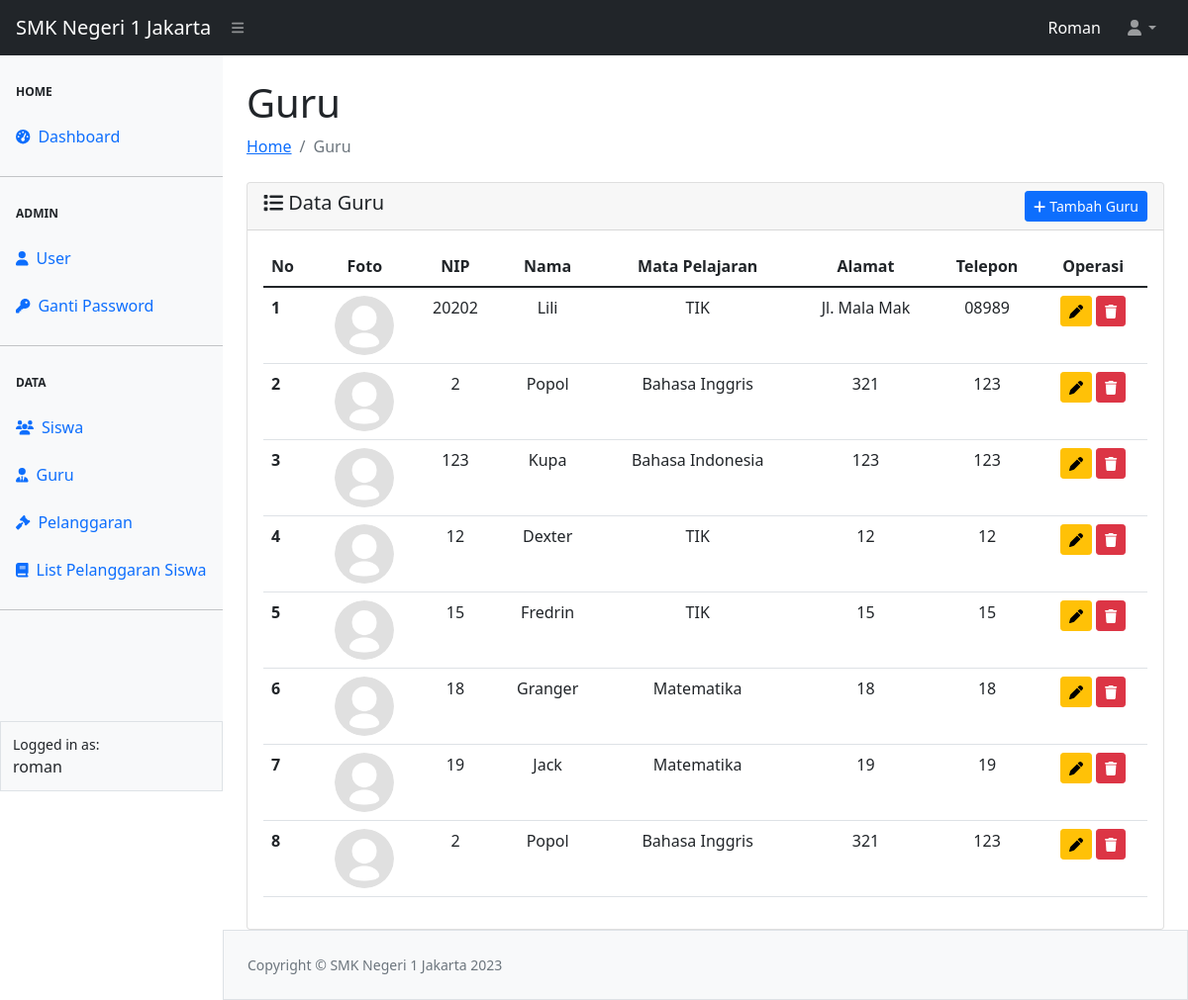
Page /guru/guru.php (signed in) on the committed database.
### tables this page shows
CREATE TABLE `tbl_guru` (
  `id_guru` int(111) NOT NULL,
  `nip` varchar(30) NOT NULL,
  `nama` varchar(100) NOT NULL,
  `mata_pelajaran` varchar(50) NOT NULL,
  `alamat` varchar(128) NOT NULL,
  `telepon` varchar(20) NOT NULL,
  `foto` varchar(20) NOT NULL
);

### config.php (called while the page is built, shortened)
<?php
$koneksi = mysqli_connect("localhost", "root", "", "smkn1");
$main_url = "http://localhost/smkn1/";
function getData($sql)
{
    global $koneksi;
    $result = mysqli_query($koneksi, $sql);
    $rows = [];
    while ($row = mysqli_fetch_assoc($result)) {
        $rows[] = $row;
    }
    return $rows;
}
function userLogin()
{
    $userActive = $_SESSION['ssUser'];
    $dataUser = getData("SELECT * FROM tbl_user WHERE username = '$userActive'")[0];
    return $dataUser;
}

### guru/guru.php (the view, shortened to what this page needs)
<?php
require_once "../config.php";
require_once "../template/header.php";
require_once "../template/navbar.php";
require_once "../template/sidebar.php";
?>
<?php
if (userLogin()['level'] != 2) {
    ?>
    <div id="layoutSidenav_content">
        <main>
            <div class="container-fluid px-4">
                <h1 class="mt-4">Guru</h1>
                <ol class="breadcrumb mb-4">
                    <li class="breadcrumb-item"><a href="../index.php">Home</a></li>
                    <li class="breadcrumb-item active">Guru</li>
                </ol>
                <div class="card">
                    <div class="card-header">
                        <span class="h5 my-2"><i class="fa-solid fa-list"></i> Data Guru</span>
                        <a href="<?= $main_url ?>guru/add-guru.php" class="btn btn-sm btn-primary float-end"><i
                                class="fa-solid fa-plus"></i> Tambah Guru</a>
                    </div>
                    <div class="card-body">
                        <table class="table table-hover" id="datatablesSimple">
                            <thead>
                                <tr>
                                    <th scope="col">No</th>
                                    <th scope="col">
                                        <center>Foto</center>
                                    </th>
                                    <th scope="col">
                                        <center>NIP</center>
                                    </th>
                                    <th scope="col">
                                        <center>Nama</center>
                                    </th>
                                    <th scope="col">
                                        <center>Mata Pelajaran</center>
                                    </th>
                                    <th scope="col">
                                        <center>Alamat</center>
                                    </th>
                                    <th scope="col">
                                        <center>Telepon</center>
                                    </th>
                                    <th scope="col">
                                        <center>Operasi</center>
                                    </th>
                                </tr>
                            </thead>
                            <tbody>
                                <?php
                                $no = 1;
                                $queryGuru = mysqli_query($koneksi, "SELECT * FROM tbl_guru");
                                while ($data = mysqli_fetch_array($queryGuru)) { ?>
                                    <tr>
                                        <th scope="row">
                                            <?= $no++ ?>
                                        </th>
                                        <td>
                                            <center> <img src="../asset/image/<?= $data['foto'] ?>" class="rounded-circle"
                                                    alt="foto guru" width="60px"></center>
                                        </td>
                                        <td>
                                            <center>
                                                <?= $data['nip'] ?>
                                            </center>
                                        </td>
                                        <td>
                                            <center>
                                                <?= $data['nama'] ?>
                                            </center>
                                        </td>
                                        <td>
                                            <center>
                                                <?= $data['mata_pelajaran'] ?>
                                            </center>
                                        </td>
                                        <td>
                                            <center>
                                                <?= $data['alamat'] ?>
                                            </center>
                                        </td>
                                        <td>
                                            <center>
                                                <?= $data['telepon'] ?>
                                            </center>
                                        </td>
                                        <td>
                                            <center><a href="edit-guru.php?nip=<?= $data['nip'] ?>"
                                                    class="btn btn-sm btn-warning" title="Update Guru"><i
                                                        class="fa-solid fa-pen"></i></a>
                                                <a href="hapus-guru.php?nip=<?= $data['nip'] ?>&foto=<?= $data['foto'] ?>"
                                                    class="btn btn-sm btn-danger" title="Hapus Guru"
                                                    onclick="return confirm('Anda yakin akan menghapus data ini ?')"><i
                                                        class="fa-solid fa-trash"></i></a>
                                            </center>
                                        </td>
                                    </tr>
                                <?php } ?>
                            </tbody>
                        </table>
                    </div>
                </div>
            </div>
        </main>
    <?php } ?>
    <?php
    require_once "../template/footer.php";
    ?>

### template/header.php (shortened to what this page needs)
<!DOCTYPE html>
<html lang="en">
<head>
    <link href="https://cdn.jsdelivr.net/npm/simple-datatables@latest/dist/style.css" rel="stylesheet" />
    <link href="<?= $main_url ?>asset/sb-admin/css/styles.css" rel="stylesheet" />
</head>

### template/navbar.php (shortened to what this page needs)
<body class="sb-nav-fixed">
    <nav class="sb-topnav navbar navbar-expand navbar-dark bg-dark">
        <a class="navbar-brand ps-3" href="<?= $main_url ?>index.php">SMK Negeri 1 Jakarta</a>
        <button class="btn btn-link btn-sm order-1 order-lg-0 me-4 me-lg-0" id="sidebarToggle" href="#!"><i
                class="fas fa-bars"></i></button>
        <form class="d-none d-md-inline-block form-inline ms-auto me-0 me-md-3 my-2 my-md-0">
            <span class="text-white text-capitalize">
                <?= $_SESSION["ssUser"] ?>
            </span>
        </form>
        <ul class="navbar-nav ms-auto ms-md-0 me-3 me-lg-4">
            <li class="nav-item dropdown">
                <a class="nav-link dropdown-toggle" id="navbarDropdown" href="#" role="button" data-bs-toggle="dropdown"
                    aria-expanded="false"><i class="fas fa-user fa-fw"></i></a>
            </li>
        </ul>
    </nav>

### template/sidebar.php
<div id="layoutSidenav">
    <div id="layoutSidenav_nav">
        <nav class="sb-sidenav accordion bg-light" id="sidenavAccordion">
            <div class="sb-sidenav-menu">
                <div class="nav">
                    <div class="sb-sidenav-menu-heading">Home</div>
                    <a class="nav-link" href="<?= $main_url ?>index.php">
                        <div class="sb-nav-link-icon"><i class="fas fa-tachometer-alt"></i></div>
                        Dashboard
                    </a>
                    <?php
                    if (userLogin()['level'] != 2) {
                        ?>
                        <hr class="mb-0">
                        <div class="sb-sidenav-menu-heading">Admin</div>
                        <a class="nav-link" href="<?= $main_url ?>user/user.php">
                            <div class="sb-nav-link-icon"><i class="fa-solid fa-user"></i></div>
                            User
                        </a>
                        <a class="nav-link" href="<?= $main_url ?>user/password.php">
                            <div class="sb-nav-link-icon"><i class="fa-solid fa-key"></i></div>
                            Ganti Password
                        </a>
                    <?php } ?>
                    <hr class="mb-0">
                    <div class="sb-sidenav-menu-heading">Data</div>
                    <?php
                    if (userLogin()['level'] != 2) {
                        ?>
                        <a class="nav-link" href="<?= $main_url ?>siswa/siswa.php">
                            <div class="sb-nav-link-icon"><i class="fa-solid fa-users"></i></div>
                            Siswa
                        </a>
                        <a class="nav-link" href="<?= $main_url ?>guru/guru.php">
                            <div class="sb-nav-link-icon"><i class="fa-solid fa-user-tie"></i></div>
                            Guru
                        </a>
                    <?php } ?>
                    <a class="nav-link" href="<?= $main_url ?>pelanggaran/pelanggaran.php">
                        <div class="sb-nav-link-icon"><i class="fa-solid fa-gavel"></i></div>
                        Pelanggaran
                    </a>
                    <a class="nav-link" href="<?= $main_url ?>list/list.php">
                        <div class="sb-nav-link-icon"><i class="fa-solid fa-book"></i></div>
                        List Pelanggaran Siswa
                    </a>
                    <hr class="mb-0">
                </div>
            </div>
            <div class="sb-sidenav-footer border">
                <div class="small">Logged in as:</div>
                <?= $_SESSION["ssUser"] ?>
            </div>
        </nav>
    </div>

### template/footer.php (shortened to what this page needs)
<footer class="py-4 bg-light mt-auto border">
    <div class="container-fluid px-4">
        <div class="d-flex align-items-center justify-content-between small">
            <div class="text-muted">Copyright &copy; SMK Negeri 1 Jakarta
                <?= date('Y') ?>
            </div>
        </div>
    </div>
</footer>
</div>
</div>
</body>
</html>

### rows in the picture
tbl_guru: foto (placeholder picture), nip "20202", nama "Lili", mata_pelajaran "TIK", alamat "Jl. Mala Mak", telepon "08989"
tbl_guru: foto (placeholder picture), nip "2", nama "Popol", mata_pelajaran "Bahasa Inggris", alamat "321", telepon "123"
tbl_guru: foto (placeholder picture), nip "123", nama "Kupa", mata_pelajaran "Bahasa Indonesia", alamat "123", telepon "123"
tbl_guru: foto (placeholder picture), nip "12", nama "Dexter", mata_pelajaran "TIK", alamat "12", telepon "12"
tbl_guru: foto (placeholder picture), nip "15", nama "Fredrin", mata_pelajaran "TIK", alamat "15", telepon "15"
tbl_guru: foto (placeholder picture), nip "18", nama "Granger", mata_pelajaran "Matematika", alamat "18", telepon "18"
tbl_guru: foto (placeholder picture), nip "19", nama "Jack", mata_pelajaran "Matematika", alamat "19", telepon "19"
tbl_guru: foto (placeholder picture), nip "2", nama "Popol", mata_pelajaran "Bahasa Inggris", alamat "321", telepon "123"

### other values in the picture
$_SESSION["ssUser"] "Roman"
$_SESSION["ssUser"] "roman"
